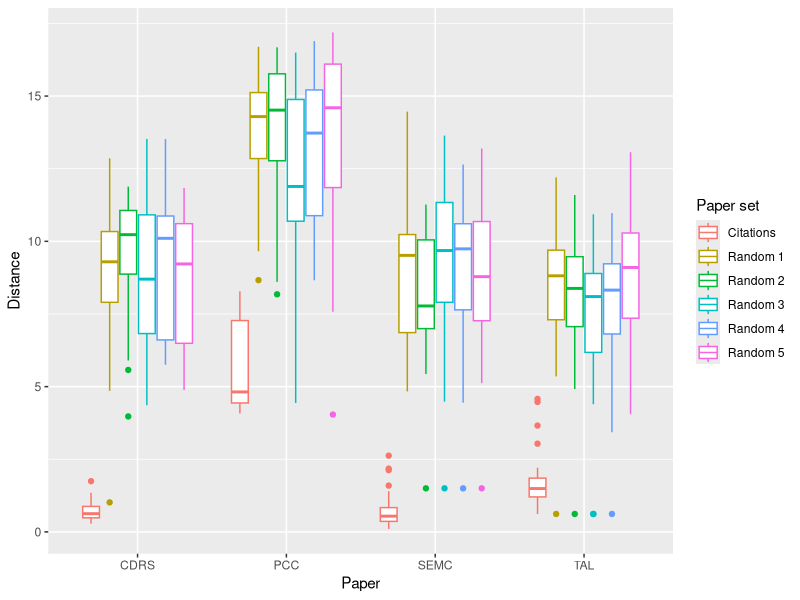

This figure's R source:
require(ggplot2)

setwd("~/r/snapl/citations")
unified <- data.frame(read.csv("dist_rand.dat",header=TRUE))
p <- ggplot(subset(unified,Type!="paper"),aes(x=factor(Paper),y=Distance))
p + geom_boxplot(aes(colour=factor(Type))) + scale_x_discrete(label=c("CDRS","PCC","SEMC","TAL")) + scale_colour_discrete(label=c("Citations","Random 1","Random 2","Random 3","Random 4","Random 5")) + labs(x="Paper",colour="Paper set")
